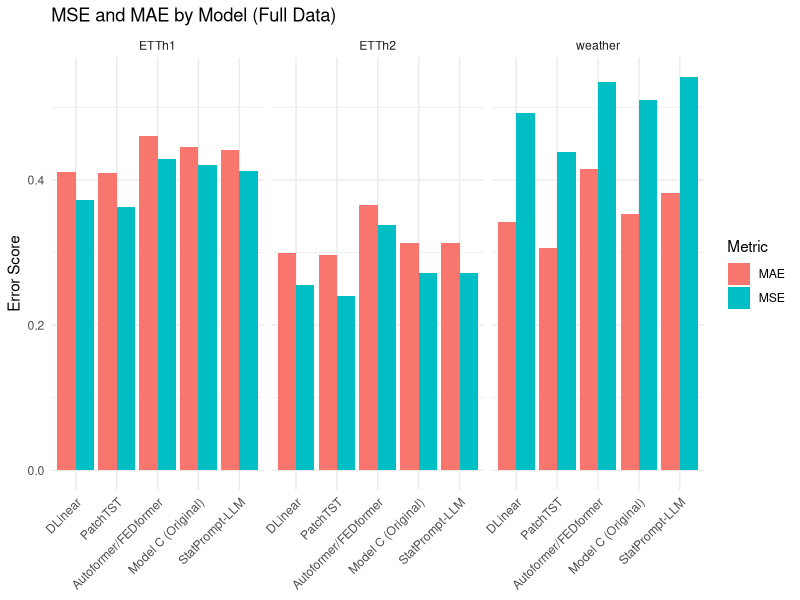
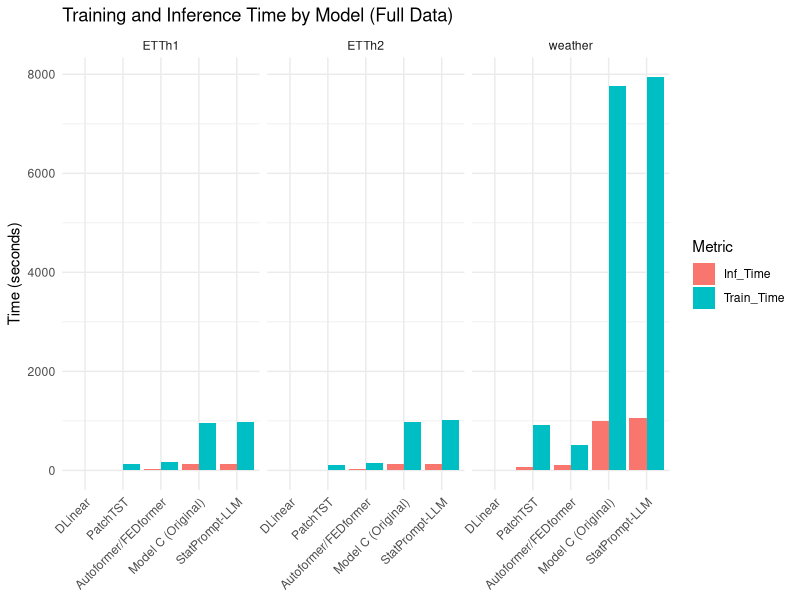
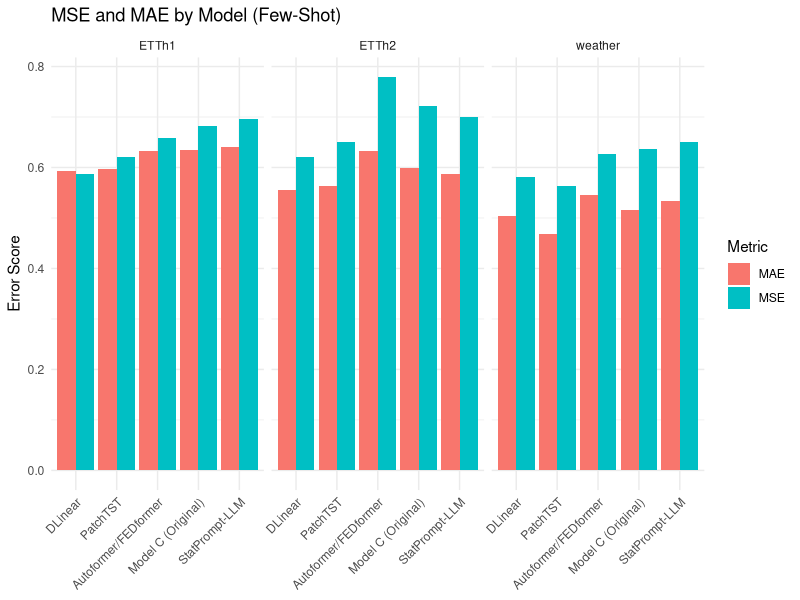
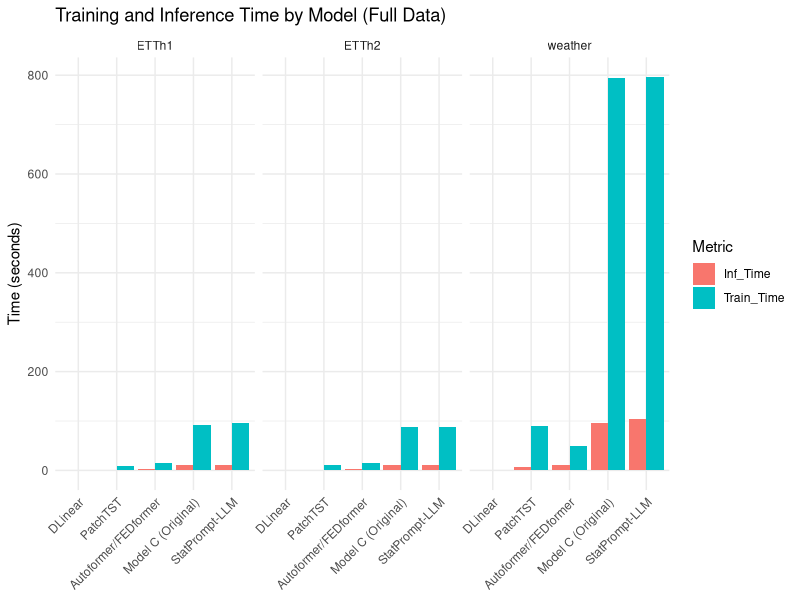
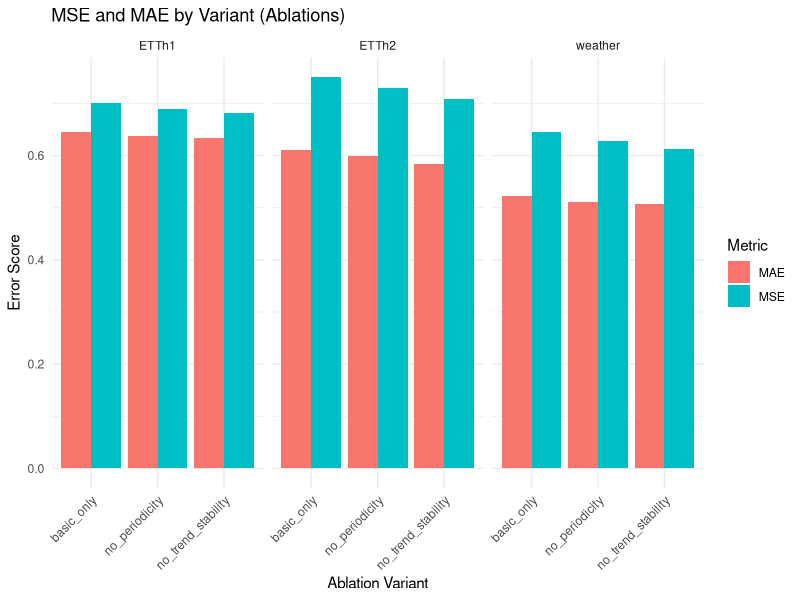
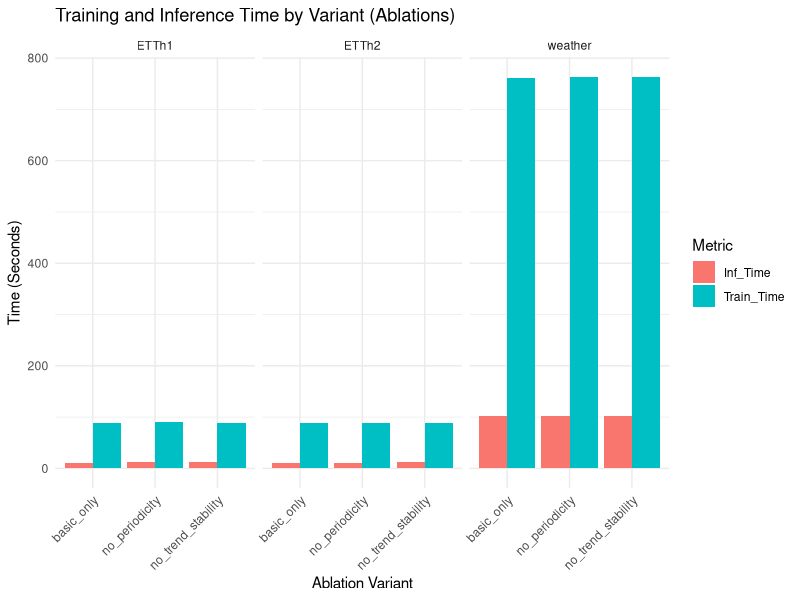
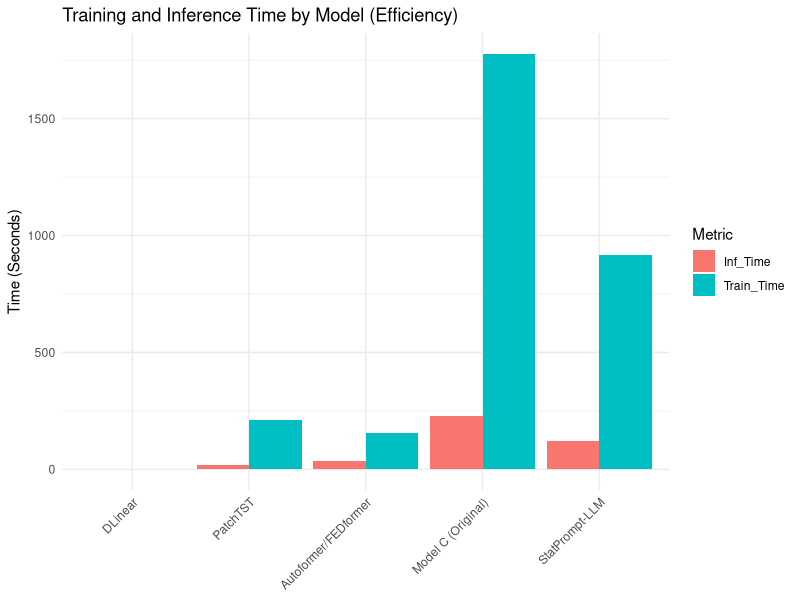

Write the R code that produced these figures, in order.
## ---- chunk 1
#| warning: false
#| message: false
library(tidyverse)
exp1 = read.csv("Experiment1_FullData.csv") %>% mutate(Model = ifelse(Model == "Model C+ (Enhanced)", "StatPrompt-LLM", Model))
exp2 = read.csv("Experiment2_FewShot.csv") %>% mutate(Model = ifelse(Model == "Model C+ (Enhanced)", "StatPrompt-LLM", Model))
exp3 = read.csv("Experiment3_Ablations.csv") %>% mutate(Model = ifelse(Model == "Model C+ (Enhanced)", "StatPrompt-LLM", Model))
exp4 = read.csv("Experiment4_Efficiency.csv") %>% mutate(Model = ifelse(Model == "Model C+ (Enhanced)", "StatPrompt-LLM", Model))
## ---- chunk 2
exp1 %>%
  mutate(Model = factor(Model, levels = c("DLinear", "PatchTST", "Autoformer/FEDformer", "Model C (Original)", "StatPrompt-LLM"))) %>%
  pivot_longer(cols = c(MSE, MAE), names_to = "Metric", values_to = "Score") %>%
  ggplot(aes(x = Model, y = Score, fill = Metric)) +
  geom_col(position = "dodge") +
  facet_wrap(~ Dataset) +
  theme_minimal() +
  theme(axis.text.x = element_text(angle = 45, hjust = 1)) +
  labs(title = "MSE and MAE by Model (Full Data)", y = "Error Score", x = NULL)
## ---- chunk 3
exp1 %>%
  mutate(Model = factor(Model, levels = c("DLinear", "PatchTST", "Autoformer/FEDformer", "Model C (Original)", "StatPrompt-LLM"))) %>%
  pivot_longer(cols = c(Train_Time, Inf_Time), names_to = "Metric", values_to = "Score") %>%
  ggplot(aes(x = Model, y = Score, fill = Metric)) +
  geom_col(position = "dodge") +
  facet_wrap(~ Dataset) +
  theme_minimal() +
  theme(axis.text.x = element_text(angle = 45, hjust = 1)) +
  labs(title = "Training and Inference Time by Model (Full Data)", y = "Time (seconds)", x = NULL)
## ---- chunk 4
exp2 %>%
  mutate(Model = factor(Model, levels = c("DLinear", "PatchTST", "Autoformer/FEDformer", "Model C (Original)", "StatPrompt-LLM"))) %>%
  pivot_longer(cols = c(MSE, MAE), names_to = "Metric", values_to = "Score") %>%
  ggplot(aes(x = Model, y = Score, fill = Metric)) +
  geom_col(position = "dodge") +
  facet_wrap(~ Dataset) +
  theme_minimal() +
  theme(axis.text.x = element_text(angle = 45, hjust = 1)) +
  labs(title = "MSE and MAE by Model (Few-Shot)", y = "Error Score", x = NULL)
## ---- chunk 5
exp2 %>%
  mutate(Model = factor(Model, levels = c("DLinear", "PatchTST", "Autoformer/FEDformer", "Model C (Original)", "StatPrompt-LLM"))) %>%
  pivot_longer(cols = c(Train_Time, Inf_Time), names_to = "Metric", values_to = "Score") %>%
  ggplot(aes(x = Model, y = Score, fill = Metric)) +
  geom_col(position = "dodge") +
  facet_wrap(~ Dataset) +
  theme_minimal() +
  theme(axis.text.x = element_text(angle = 45, hjust = 1)) +
  labs(title = "Training and Inference Time by Model (Full Data)", y = "Time (seconds)", x = NULL)
## ---- chunk 6
exp3 %>%
  pivot_longer(cols = c(MSE, MAE), names_to = "Metric", values_to = "Score") %>%
  ggplot(aes(x = Variant, y = Score, fill = Metric)) +
  geom_col(position = "dodge") +
  facet_wrap(~ Dataset) +
  theme_minimal() +
  theme(axis.text.x = element_text(angle = 45, hjust = 1)) +
  labs(title = "MSE and MAE by Variant (Ablations)", y = "Error Score", x = "Ablation Variant")
## ---- chunk 7
exp3 %>%
  pivot_longer(cols = c(Train_Time, Inf_Time), names_to = "Metric", values_to = "Score") %>%
  ggplot(aes(x = Variant, y = Score, fill = Metric)) +
  geom_col(position = "dodge") +
  facet_wrap(~ Dataset) +
  theme_minimal() +
  theme(axis.text.x = element_text(angle = 45, hjust = 1)) +
  labs(title = "Training and Inference Time by Variant (Ablations)", y = "Time (Seconds)", x = "Ablation Variant")
## ---- chunk 8
exp4 %>%
  mutate(Model = factor(Model, levels = c("DLinear", "PatchTST", "Autoformer/FEDformer", "Model C (Original)", "StatPrompt-LLM"))) %>%
  pivot_longer(cols = c(Train_Time, Inf_Time), names_to = "Metric", values_to = "Score") %>%
  ggplot(aes(x = Model, y = Score, fill = Metric)) +
  geom_col(position = "dodge") +
  theme_minimal() +
  theme(axis.text.x = element_text(angle = 45, hjust = 1)) +
  labs(title = "Training and Inference Time by Model (Efficiency)", y = "Time (Seconds)", x = NULL)
